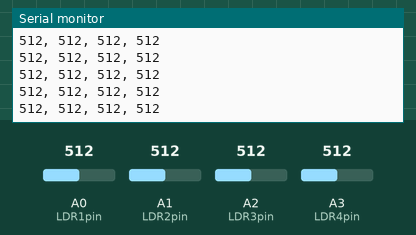
Simulated run of this sketch. Board: Arduino Uno, built with avr-gcc and run on an emulated ATmega328P. Shown: the last lines printed to the serial monitor. The test bench sets the inputs (shaded band); at power-on: A0 (LDR1pin) = 512, A1 (LDR2pin) = 512, A2 (LDR3pin) = 512, A3 (LDR4pin) = 512.

Above: at 1.2 s.
1.3 s: A0 (LDR1pin) set to 716
At 1.34 s:
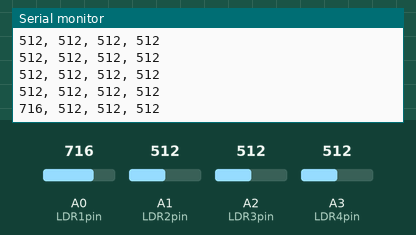
4.3 s: A1 (LDR2pin) set to 716
At 4.3 s:
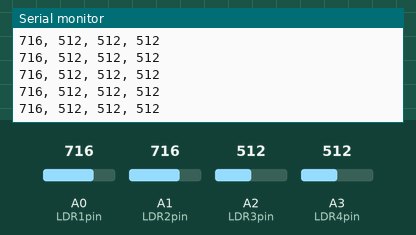
5.8 s: A2 (LDR3pin) set to 716
At 5.84 s:
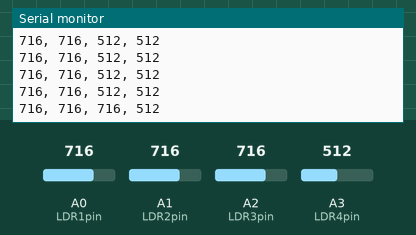
7.3 s: A3 (LDR4pin) set to 716
At 7.32 s:
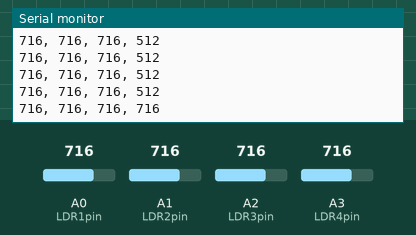
8.8 s: A0 (LDR1pin) set to 992
At 8.8 s:
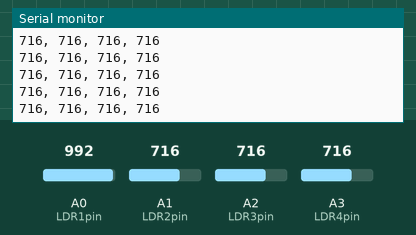
11.8 s: A1 (LDR2pin) set to 992
At 11.81 s:
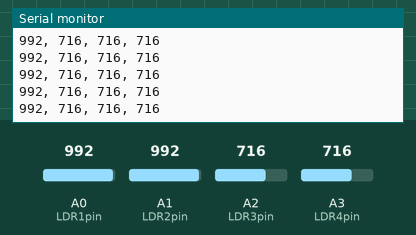
Timing chart, 0 to 14.3 s (numbered marks = the images above; inputs shaded):
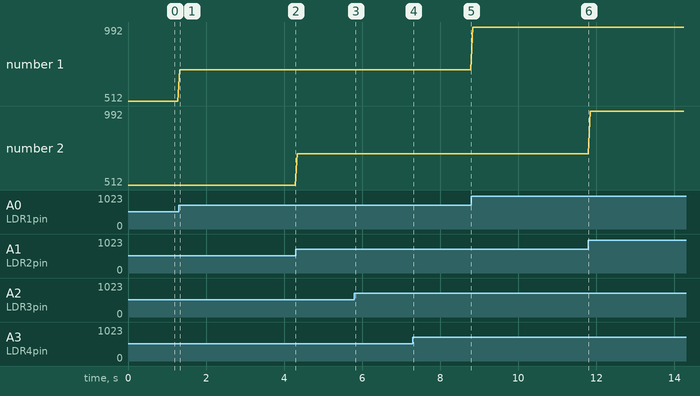

Measured:
- after the input at 1.3 s, the serial monitor: prints a new line at once (image 1)
- after the input at 5.8 s, the serial monitor: prints a new line at once (image 3)
- after the input at 7.3 s, the serial monitor: prints a new line at once (image 4)
- plotted number 1: 512 → 716 after the input at 1.3 s, 716 → 992 after the input at 8.8 s

The sketch:

LDR-Serial-Read.ino
```cpp
#define LDR1pin A0
#define LDR2pin A1
#define LDR3pin A2
#define LDR4pin A3

int LDR1Value = 0;
int LDR2Value = 0;
int LDR3Value = 0;
int LDR4Value = 0;

void setup() {
  // put your setup code here, to run once:
  Serial.begin(9600);

}

void loop() {
  // put your main code here, to run repeatedly:
  LDR1Value = analogRead(LDR1pin);
  LDR2Value = analogRead(LDR2pin);
  LDR3Value = analogRead(LDR3pin);
  LDR4Value = analogRead(LDR4pin);

  Serial.println(String(LDR1Value) + ", " + String(LDR2Value) + ", " + String(LDR3Value) + ", " + String(LDR4Value));
  delay(50);
}
```
